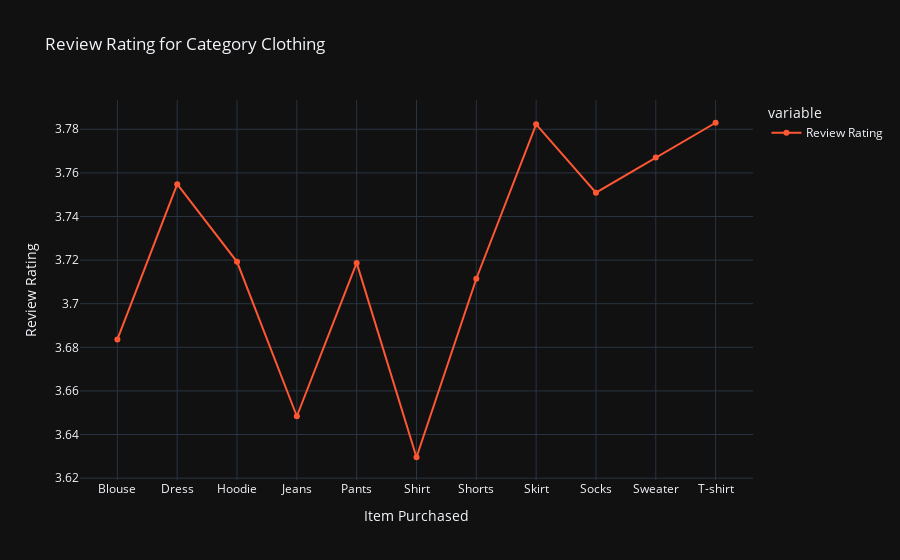
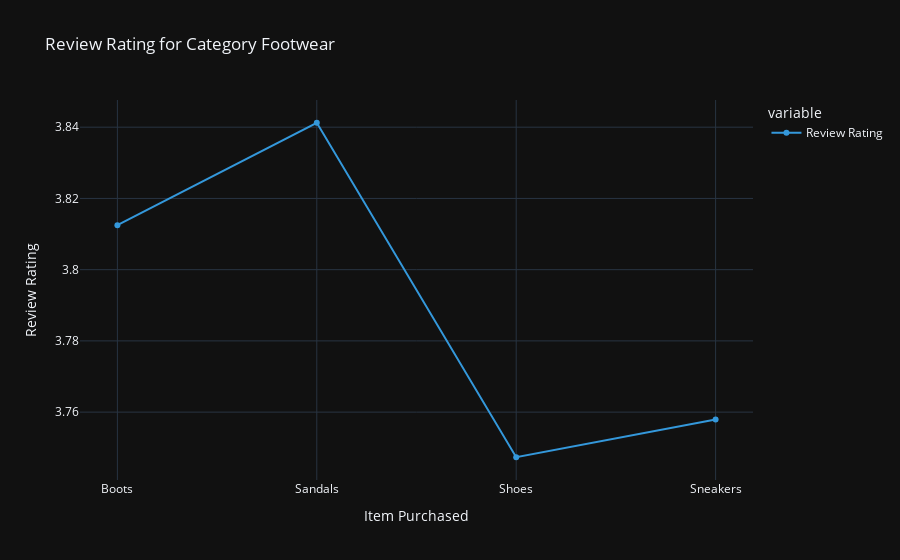
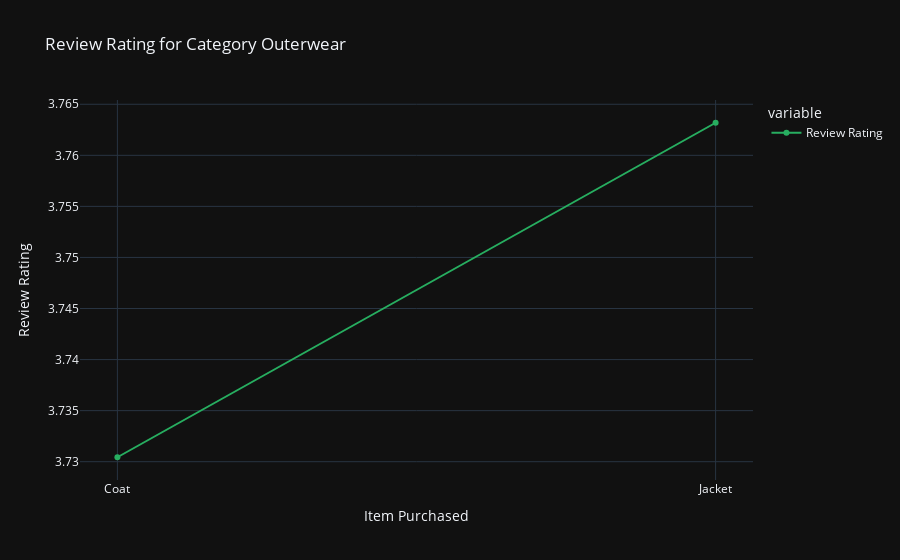
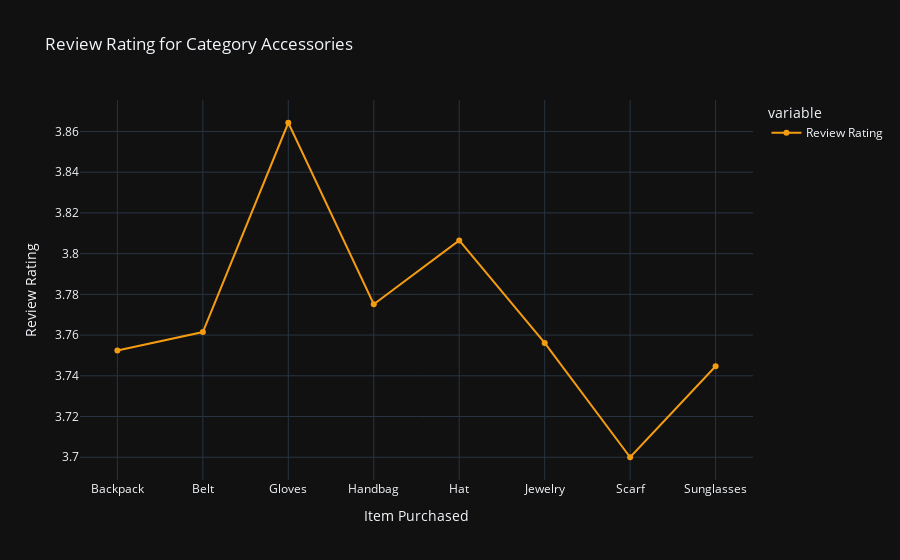

The notebook cell saved with these charts, in order:
### Markdown cell above
**There is no as such influence of discount on sales**

### Code cell
from plotly.offline import iplot , plot 
df_Category_Review_Rating = df.groupby(['Category','Item Purchased'])['Review Rating'].mean()
category = df['Category'].unique().tolist()
colors = ['#FF5733', '#3498db', '#27ae60', '#f39c12']
j=0
for c in category:
    iplot(px.line(df_Category_Review_Rating.get(c),
                  template='plotly_dark',
                  color_discrete_sequence=[colors[j]],
                  markers=True,
                  labels={'value':'Review Rating'},
                  title=f'Review Rating for Category {c}'
                  ))
    j+=1

### Figure 1 — Plotly figure (JSON) as saved in the notebook; plotly's stock layout.template omitted (floating-point values rounded to 4 significant figures)
{"data": [{"hovertemplate": "variable=Review Rating<br>Item Purchased=%{x}<br>Review Rating=%{y}<extra></extra>", "legendgroup": "Review Rating", "line": {"color": "#FF5733", "dash": "solid"}, "marker": {"symbol": "circle"}, "mode": "markers+lines", "name": "Review Rating", "orientation": "v", "showlegend": true, "type": "scatter", "x": ["Blouse", "Dress", "Hoodie", "Jeans", "Pants", "Shirt", "Shorts", "Skirt", "Socks", "Sweater", "T-shirt"], "xaxis": "x", "y": [3.684, 3.755, 3.719, 3.648, 3.719, 3.63, 3.711, 3.782, 3.751, 3.767, 3.783], "yaxis": "y"}], "layout": {"legend": {"title": {"text": "variable"}, "tracegroupgap": 0}, "title": {"text": "Review Rating for Category Clothing"}, "xaxis": {"anchor": "y", "domain": [0, 1], "title": {"text": "Item Purchased"}}, "yaxis": {"anchor": "x", "domain": [0, 1], "title": {"text": "Review Rating"}}}}

### Figure 2 — Plotly figure (JSON) as saved in the notebook; plotly's stock layout.template omitted (floating-point values rounded to 4 significant figures)
{"data": [{"hovertemplate": "variable=Review Rating<br>Item Purchased=%{x}<br>Review Rating=%{y}<extra></extra>", "legendgroup": "Review Rating", "line": {"color": "#3498db", "dash": "solid"}, "marker": {"symbol": "circle"}, "mode": "markers+lines", "name": "Review Rating", "orientation": "v", "showlegend": true, "type": "scatter", "x": ["Boots", "Sandals", "Shoes", "Sneakers"], "xaxis": "x", "y": [3.812, 3.841, 3.747, 3.758], "yaxis": "y"}], "layout": {"legend": {"title": {"text": "variable"}, "tracegroupgap": 0}, "title": {"text": "Review Rating for Category Footwear"}, "xaxis": {"anchor": "y", "domain": [0, 1], "title": {"text": "Item Purchased"}}, "yaxis": {"anchor": "x", "domain": [0, 1], "title": {"text": "Review Rating"}}}}

### Figure 3 — Plotly figure (JSON) as saved in the notebook; plotly's stock layout.template omitted (floating-point values rounded to 4 significant figures)
{"data": [{"hovertemplate": "variable=Review Rating<br>Item Purchased=%{x}<br>Review Rating=%{y}<extra></extra>", "legendgroup": "Review Rating", "line": {"color": "#27ae60", "dash": "solid"}, "marker": {"symbol": "circle"}, "mode": "markers+lines", "name": "Review Rating", "orientation": "v", "showlegend": true, "type": "scatter", "x": ["Coat", "Jacket"], "xaxis": "x", "y": [3.73, 3.763], "yaxis": "y"}], "layout": {"legend": {"title": {"text": "variable"}, "tracegroupgap": 0}, "title": {"text": "Review Rating for Category Outerwear"}, "xaxis": {"anchor": "y", "domain": [0, 1], "title": {"text": "Item Purchased"}}, "yaxis": {"anchor": "x", "domain": [0, 1], "title": {"text": "Review Rating"}}}}

### Figure 4 — Plotly figure (JSON) as saved in the notebook; plotly's stock layout.template omitted (floating-point values rounded to 4 significant figures)
{"data": [{"hovertemplate": "variable=Review Rating<br>Item Purchased=%{x}<br>Review Rating=%{y}<extra></extra>", "legendgroup": "Review Rating", "line": {"color": "#f39c12", "dash": "solid"}, "marker": {"symbol": "circle"}, "mode": "markers+lines", "name": "Review Rating", "orientation": "v", "showlegend": true, "type": "scatter", "x": ["Backpack", "Belt", "Gloves", "Handbag", "Hat", "Jewelry", "Scarf", "Sunglasses"], "xaxis": "x", "y": [3.752, 3.761, 3.864, 3.775, 3.806, 3.756, 3.7, 3.745], "yaxis": "y"}], "layout": {"legend": {"title": {"text": "variable"}, "tracegroupgap": 0}, "title": {"text": "Review Rating for Category Accessories"}, "xaxis": {"anchor": "y", "domain": [0, 1], "title": {"text": "Item Purchased"}}, "yaxis": {"anchor": "x", "domain": [0, 1], "title": {"text": "Review Rating"}}}}
